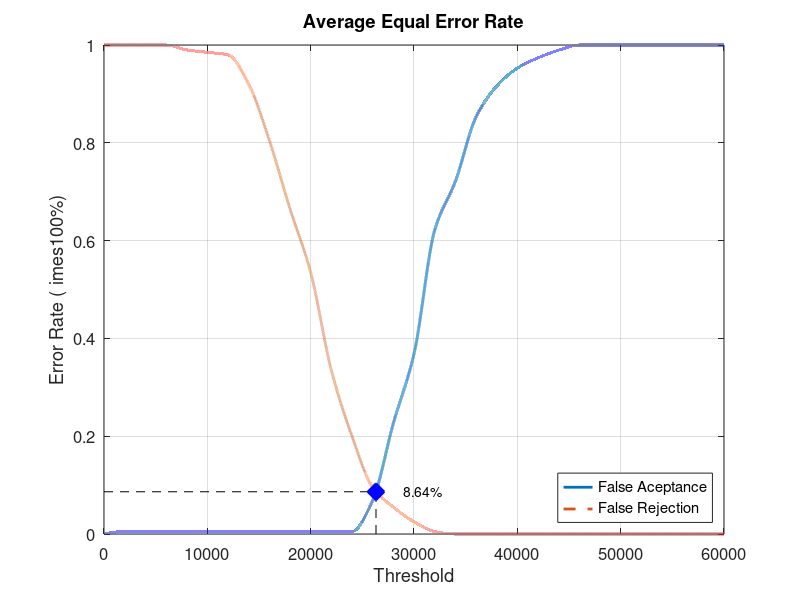
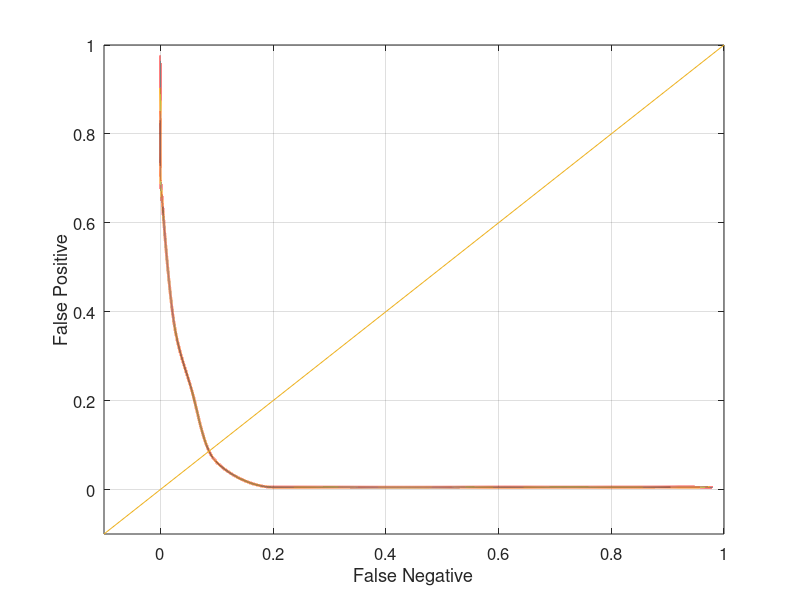

The MATLAB source for these figures, in order:
close all;
clear;
clc;
x = 0:2000:60000;
xq = 0:0.5:60000;

y0 = [0 0.00526316 0.00526316 0.00526316 0.00526316 0.00526316 0.00526316 0.00526316 0.00526316 0.00526316 0.00526316 0.00526316 0.00526316 0.0684211 0.226316 0.368421 0.621053 0.721053 0.852632 0.915789 0.952632 0.973684 0.989474 1 1 1 1 1 1 1 1]
yy0 = interp1(x, y0, xq, 'pchip');
y1 = [1 1 1 1 0.99 0.985 0.98 0.92 0.805 0.665 0.535 0.335 0.2 0.095 0.055 0.025 0.005 0 0 0 0 0 0 0 0 0 0 0 0 0 0]
yy1 = interp1(x, y1, xq, 'pchip');

% Calculating EER: 
y2 = abs(y0 - y1);
find(y2 == min(y2))
yy2 = abs(yy0 - yy1);
xEER = find(yy2 == min(yy2));
xEERIndex = xq(xEER) % X-axis EER
yEER = yy0(xEER) % Y-axis EER

main = figure
plot(xq, yy0,'-','LineWidth', 2);	hold on
plot(xq, yy1,'--','LineWidth', 2);	hold on
plot([xEERIndex xEERIndex], [0 yEER], 'k--');	hold on
plot([0 xEERIndex], [yEER yEER], 'k--');	hold on
plot(xEERIndex, yEER, 'bx', 'LineWidth', 10);	hold on
text(xEERIndex + 10 * xEERIndex / 100, yEER, [num2str(round((10000 * yEER)) / 100) '%'])
legend('False Aceptance', 'False Rejection', 'Location', 'SouthEast')
xlabel('Threshold')
ylabel('Error Rate (	imes100%)')
title('Average Equal Error Rate')
set(gca, 'FontSize', 12)
axis([0 60000 0 1])
grid on

print(main, 'Database5_1Main', '-dpng');
FNRxFPR = figure('Color', [1 1 1]);
plot(yy1, yy0, '-', yy1, yy0, 'LineWidth', 2);
hold on
y = -0.1:0.1:1
plot(y, y); 
set(gca, 'FontSize', 12)
xlabel('False Negative')
ylabel('False Positive')
axis([-0.1 1 -0.1 1])
set(gca, 'FontSize', 12)
grid on

print(FNRxFPR, 'Database5_1FNRxFPR','-dpng');
